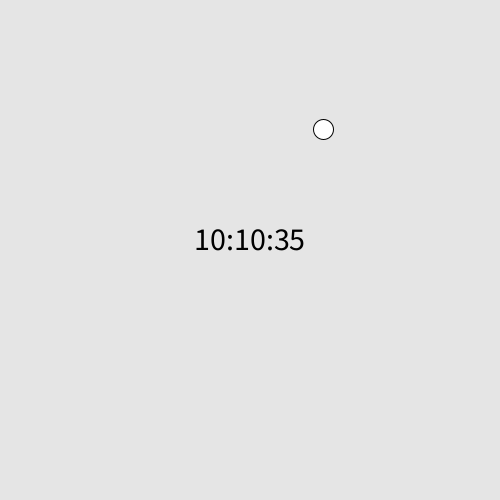
Frame 1 (no input)
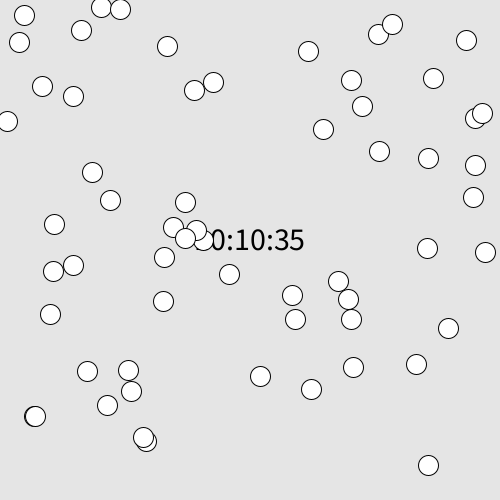
Frame 60 (the mouse pressed at the canvas centre just before this capture)
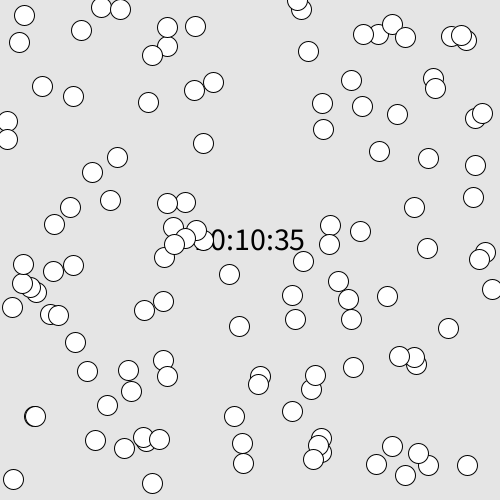
Frame 120 (the mouse held since frame 60 and released just before this capture)

The Processing sketch that drew these frames (run headless with seeded random() and noise(); from frame 60 on, the mouse is pressed at the canvas centre):

// Processing sketch: processing_17588
// ── processing_17588.pde

float x[] = {-50};
float y[] = {-50};

void setup(){
 size(500, 500);
 smooth();
 colorMode(HSB, 100);
}

void draw(){
 background(90);
 //時計（仮）
 textAlign(CENTER);
 textSize(32);
 fill(0);
 text("10:10:35", width/2, height/2);
 //雪
 x = append(x, random(width));
 y = append(y, random(height));
 for (int i = 0; i < x.length; i++) {
   //print(x[i] + ", ");
   fill(100);
   //noStroke();
   ellipse(x[i], y[i], 20, 20);
 }
 //println(" ");
 //noLoop();
}
                                
